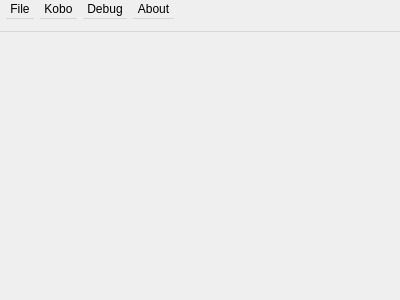
<?xml version="1.0" encoding="UTF-8"?>
<ui version="4.0">
 <class>MainWidget</class>
 <widget class="QWidget" name="MainWidget">
  <property name="geometry">
   <rect>
    <x>0</x>
    <y>0</y>
    <width>400</width>
    <height>300</height>
   </rect>
  </property>
  <property name="windowTitle">
   <string>kotorrent</string>
  </property>
  <widget class="QMenuBar" name="menu">
   <property name="geometry">
    <rect>
     <x>0</x>
     <y>0</y>
     <width>800</width>
     <height>32</height>
    </rect>
   </property>
   <widget class="QMenu" name="menuFile">
    <property name="title">
     <string>File</string>
    </property>
    <addaction name="separator"/>
    <addaction name="actionExit"/>
   </widget>
   <widget class="QMenu" name="menuAbout">
    <property name="title">
     <string>About</string>
    </property>
   </widget>
   <widget class="QMenu" name="menuDebug">
    <property name="title">
     <string>Debug</string>
    </property>
    <addaction name="actionToggleConsole"/>
    <addaction name="separator"/>
    <addaction name="actionRotate"/>
    <addaction name="actionRefreshScreen"/>
   </widget>
   <widget class="QMenu" name="menuKobo">
    <property name="enabled">
     <bool>true</bool>
    </property>
    <property name="title">
     <string>Kobo</string>
    </property>
    <addaction name="actionWifi"/>
    <addaction name="separator"/>
   </widget>
   <addaction name="menuFile"/>
   <addaction name="menuKobo"/>
   <addaction name="menuDebug"/>
   <addaction name="menuAbout"/>
  </widget>
  <action name="actionWifi">
   <property name="checkable">
    <bool>true</bool>
   </property>
   <property name="enabled">
    <bool>true</bool>
   </property>
   <property name="text">
    <string>Enable WI-FI</string>
   </property>
   <property name="visible">
    <bool>true</bool>
   </property>
  </action>
  <action name="actionTest">
   <property name="text">
    <string>Test</string>
   </property>
  </action>
  <action name="actionRotate">
   <property name="text">
    <string>Rotate</string>
   </property>
  </action>
  <action name="actionRefreshScreen">
   <property name="text">
    <string>Refresh screen</string>
   </property>
  </action>
  <action name="actionToggleConsole">
   <property name="checkable">
    <bool>true</bool>
   </property>
   <property name="text">
    <string>Toggle console</string>
   </property>
  </action>
  <action name="actionExit">
   <property name="text">
    <string>Exit</string>
   </property>
  </action>
 </widget>
 <resources/>
 <connections/>
</ui>
